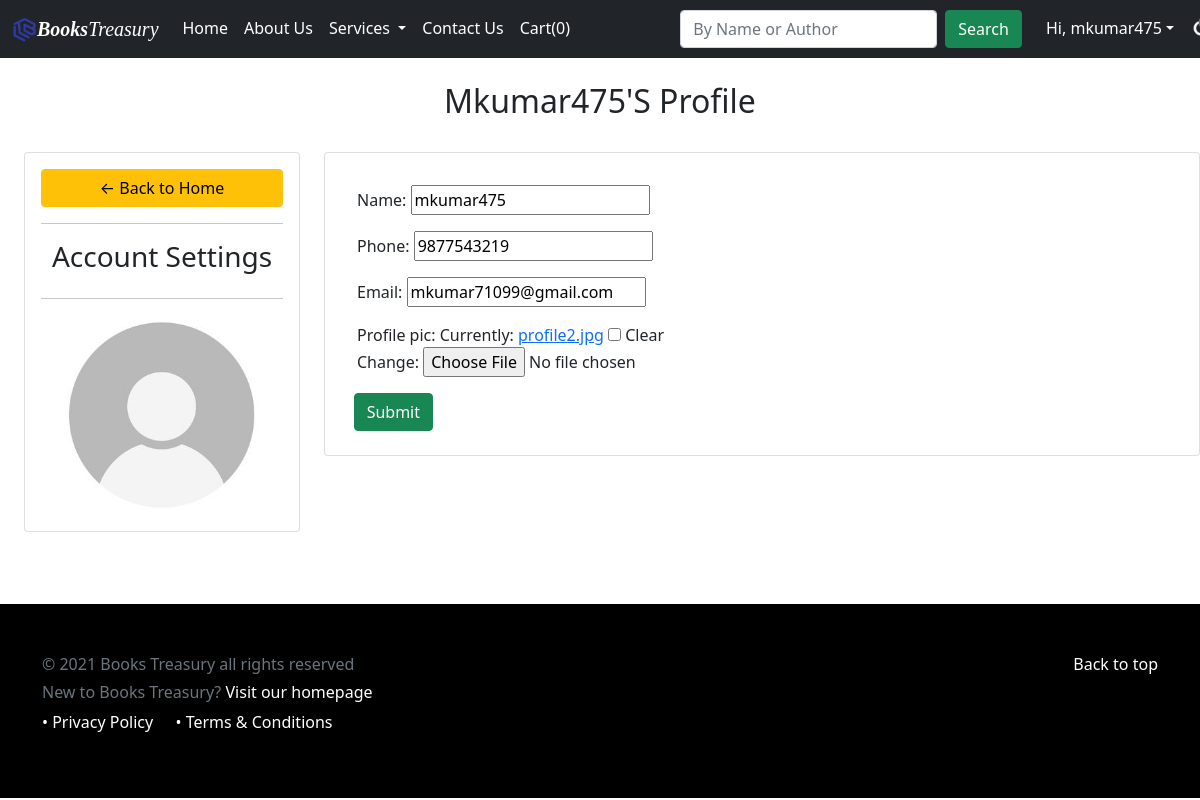
/accountsetting/ (signed in), run on the app's committed database.
### home/models.py (models this page shows, shortened)
class Customer(models.Model):
    user = models.OneToOneField(User, null=True, blank=True, on_delete=models.CASCADE)
    name = models.CharField(max_length=200, null=True)
    phone = models.CharField(max_length=200, null=True)
    email = models.CharField(max_length=200, null=True)
    profile_pic = models.ImageField(default="profile2.jpg", null=True, blank=True)
    date_created = models.DateTimeField(auto_now_add=True, null=True)

### home/views.py (the view)
# urls.py: path('accountsetting/', views.accountsetting, name='accountsetting'),
def accountsetting(request):
    if request.user.is_authenticated:
        order, created = Order.objects.get_or_create(customer=request.user, complete=False)
        items = order.orderitem_set.all()
        cartItems = order.get_cart_items
    else:
        item = []
        order = {'get_cart_total':0, 'get_cart_items':0, 'shipping':False}
        cartItems = order['get_cart_items']
    form = CustomerForm(instance=request.user.customer)
    if request.method =='POST':
        form = CustomerForm(request.POST, request.FILES,  instance=request.user.customer)
        if form.is_valid():
            form.save()
    return render(request, 'account_setting.html',{'form':form, 'cartItems':cartItems})

### home/forms.py
class CustomerForm(forms.ModelForm):
    class Meta:
        model = Customer
        fields = '__all__'
        exclude = ['user']

### home/models.py (called while the page is built)
	@property
	def get_cart_items(self):
		orderitems = self.orderitem_set.all()
		total = sum([item.quantity for item in orderitems])
		return total

### templates/account_setting.html (shortened to what this page needs)
{% extends 'base.html' %}
{% block body %}
<br>
<h2 style="text-align: center; text-transform: capitalize;">{{request.user}}'s Profile</h2>
<br>
<div class="row" style="max-width: 1490px; margin-left: 1%;">
    <div class="col-md-3">
        <div class="card card-body">
            <a class="btn btn-warning" href="/">&#8592; Back to Home</a>
            <hr>
            <h3 style="text-align: center;">Account Settings</h3>
            <hr>
            <img class="profile-pic" src="{{request.user.customer.profile_pic.url}}" >
        </div>
    </div>
    <div class="col-md-9">
        <div class="card card-body">
            <form method="POST" action="" enctype="multipart/form-data">
                <div class="form-group m-3">{{form.as_p}}</div>
            <input class="btn btn-success form-label" type="submit" name="Update Information" style="margin-left: 1.5% ;">
            </form>
        </div>
    </div>
</div>
<br>
<br>
<br>
<footer class="text-muted py-5" id="footer" style="background: black; color: grey;">
    <div class="container">
      <p class="float-end mb-1">
        <a class="text-decoration-none" href="#" style="color: white;">Back to top</a>
      </p>
      <p class="mb-1">&copy; 2021 Books Treasury all rights reserved</p>
      <p class="mb-0">New to Books Treasury? <a class="text-decoration-none" href="/" style="color: white;">Visit our homepage</a></p>
      <p style=" margin-top: 0.5%;"><a class="text-decoration-none" href="{% url 'misc' %}" target="_blank" style="color: white;">&#x2022; Privacy Policy</a><a class="text-decoration-none" href="{% url 'misc' %}" target="_blank" style="color: white; margin-left: 2%;">&#x2022; Terms & Conditions</a></p>
    </div>
  </footer>
{% endblock body %}

### templates/base.html (shortened to what this page needs)
<!DOCTYPE html>
<html lang="en">
<head>
    <link rel="stylesheet" href="https://cdnjs.cloudflare.com/ajax/libs/font-awesome/4.7.0/css/font-awesome.min.css">
</head>
<body>
        <!doctype html>
<html lang="en">
  <head>
    <link href="https://cdn.jsdelivr.net/npm/bootstrap@5.0.0-beta3/dist/css/bootstrap.min.css" rel="stylesheet">
  </head>
  <body>
    <nav class="navbar navbar-expand-lg navbar-dark bg-dark">
  <div class="container-fluid">
    <img class="logo" src="/static/img/btlogo.png" width="25" height="25">
    <a class="navbar-brand" id="logo" href="/dark" target="_blank"><strong>Books</strong>Treasury</a>
    <div class="collapse navbar-collapse" id="navbarSupportedContent">
      <ul class="navbar-nav me-auto mb-2 mb-lg-0">
        <li class="nav-item">
          <a class="nav-link active" id="cool-link" aria-current="page" href="/">Home</a>
        </li>
        <li class="nav-item">
          <a class="nav-link active" style="list-style-type:none" id="cool-link" href="/about">About Us</a>
        </li>
        <li class="nav-item dropdown" id="cool-link">
          <a class="nav-link dropdown-toggle" href="/services" id="navbarDropdown" role="button" data-bs-toggle="dropdown" aria-expanded="false">
            Services
          </a>
        </li>
       <li class="nav-item">
          <a class="nav-link active" id="cool-link" href="/contact">Contact Us</a>
        </li>
        <li class="nav-item">
          <a class="nav-link active" id="cool-link" href="/cart">Cart({{cartItems}})</a>
        </li>
      </ul>
      <form class="d-flex" action="{% url 'search_result' %}" method="GET" style="margin-right: 6px;">
        <input class="form-control me-2" type="text" placeholder="By Name or Author" aria-label="Search" name="query">
        <button class="btn btn-success" type="submit" name="button">Search</button>
      </form>
      {% if user.is_authenticated %}
      <div id="navbarSupportedContent" style="margin-left: 1%; width: 150px;">
        <ul class="navbar-nav mb-2 mb-lg-0">
          <li class="nav-item dropdown" id="cool-link" >
            <a class="nav-link dropdown-toggle" href="/profile" id="navbarDropdown" role="button" data-bs-toggle="dropdown" aria-expanded="false">Hi, {{request.user}}</a>
          </li>
          <li class="nav-item" style="margin-left: 1%;">
            <a class="nav-link active" id="cool-link" href="{% url 'logout' %}"><img name="logout" src="/static/img/signout.jpg" alt="Logout" style="width: 20px; height: 20px; margin-top: -6px;"></a>
          </li>
        </ul>
      </div>
      {% else %}
        <a class="nav-link" href="/sign_in" id="cool-link" style="color: white;" role="button">
          Sign In/Register
        </a>
      {% endif %}
    </div>
  </div>
</nav>
{% block body %} {% endblock body %}
  </body>
</html>
</body>
</html>

### templates/base.html (style rules this page uses)
#navbarDropdown { font-size: 16px; color: #fff; }
.navbar-brand { font-style:italic; font-family:'Times New Roman'; }
#cool-link::after { content: ''; display: block; width: 0; height: 2px; background: #fff; transition: width .3s; }

### templates/account_setting.html (style rules this page uses)
.profile-pic { max-width: 200px; max-height: 200px; margin: 0 auto; border-radius: 50%; }

### data on the page
Customer: name "mkumar475", phone "9877543219", email "mkumar71099@gmail.com"

### other printed values
{{ cartItems }} "0"
{{ request.user }} "mkumar475"
{{ request.user }} "Mkumar475"
